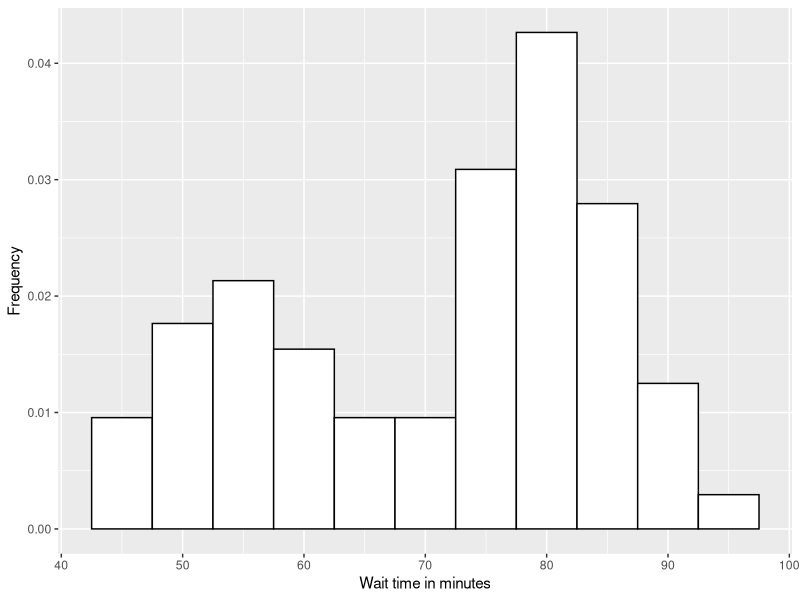

Write R code to recreate this figure.
## ---- chunk 1
library(gridExtra)
library(knitr)
library(kableExtra)
library(tidyverse)
## ---- chunk 2
ggplot(data = faithful, aes(x = waiting, y = ..density..)) +
  geom_histogram(binwidth = 5, color = "black", 
                 fill = "white") +
  labs(x = "Wait time in minutes", y = "Frequency")
